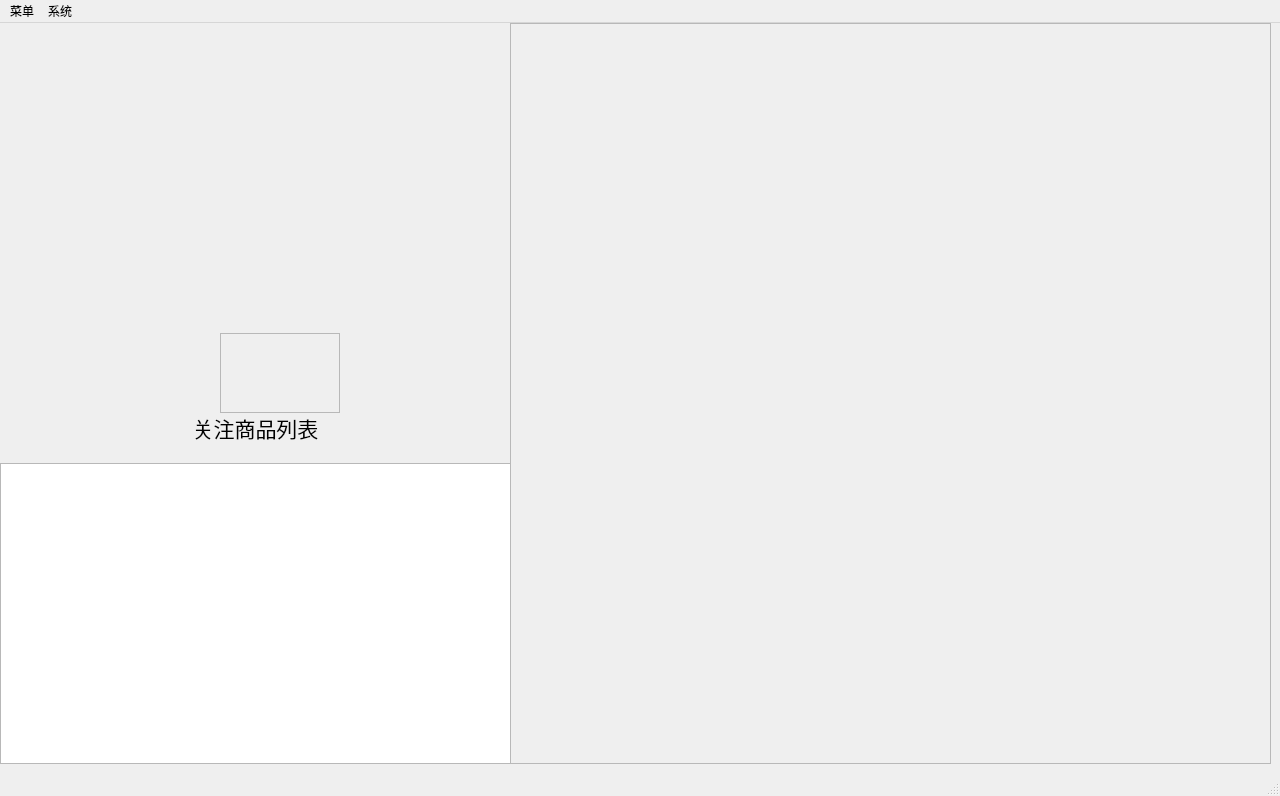
<?xml version="1.0" encoding="UTF-8"?>
<ui version="4.0">
 <class>MainWindow</class>
 <widget class="QMainWindow" name="MainWindow">
  <property name="geometry">
   <rect>
    <x>0</x>
    <y>0</y>
    <width>1280</width>
    <height>796</height>
   </rect>
  </property>
  <property name="minimumSize">
   <size>
    <width>1280</width>
    <height>796</height>
   </size>
  </property>
  <property name="maximumSize">
   <size>
    <width>1280</width>
    <height>796</height>
   </size>
  </property>
  <property name="windowTitle">
   <string>同行杀手</string>
  </property>
  <widget class="QWidget" name="centralwidget">
   <widget class="QFrame" name="frame">
    <property name="geometry">
     <rect>
      <x>220</x>
      <y>310</y>
      <width>120</width>
      <height>80</height>
     </rect>
    </property>
    <property name="frameShape">
     <enum>QFrame::StyledPanel</enum>
    </property>
    <property name="frameShadow">
     <enum>QFrame::Raised</enum>
    </property>
   </widget>
   <widget class="QScrollArea" name="scrollArea">
    <property name="geometry">
     <rect>
      <x>510</x>
      <y>0</y>
      <width>761</width>
      <height>741</height>
     </rect>
    </property>
    <property name="widgetResizable">
     <bool>true</bool>
    </property>
    <widget class="QWidget" name="scrollAreaWidgetContents">
     <property name="geometry">
      <rect>
       <x>0</x>
       <y>0</y>
       <width>759</width>
       <height>739</height>
      </rect>
     </property>
     <widget class="QWidget" name="gridLayoutWidget">
      <property name="geometry">
       <rect>
        <x>-1</x>
        <y>-1</y>
        <width>761</width>
        <height>741</height>
       </rect>
      </property>
      <layout class="QGridLayout" name="gridLayout"/>
     </widget>
    </widget>
   </widget>
   <widget class="QWidget" name="horizontalLayoutWidget">
    <property name="geometry">
     <rect>
      <x>0</x>
      <y>0</y>
      <width>511</width>
      <height>361</height>
     </rect>
    </property>
    <layout class="QHBoxLayout" name="horizontalLayout"/>
   </widget>
   <widget class="QLabel" name="label">
    <property name="geometry">
     <rect>
      <x>0</x>
      <y>360</y>
      <width>511</width>
      <height>89</height>
     </rect>
    </property>
    <property name="font">
     <font>
      <family>Adobe Devanagari</family>
      <pointsize>16</pointsize>
     </font>
    </property>
    <property name="text">
     <string>关注商品列表</string>
    </property>
    <property name="alignment">
     <set>Qt::AlignCenter</set>
    </property>
   </widget>
   <widget class="QListView" name="listView">
    <property name="geometry">
     <rect>
      <x>0</x>
      <y>440</y>
      <width>511</width>
      <height>301</height>
     </rect>
    </property>
   </widget>
  </widget>
  <widget class="QMenuBar" name="menubar">
   <property name="geometry">
    <rect>
     <x>0</x>
     <y>0</y>
     <width>1280</width>
     <height>26</height>
    </rect>
   </property>
   <widget class="QMenu" name="menu">
    <property name="title">
     <string>菜单</string>
    </property>
    <addaction name="action_head"/>
    <addaction name="action_evaluate"/>
    <addaction name="action_price"/>
    <addaction name="action_up"/>
   </widget>
   <widget class="QMenu" name="menu_sys">
    <property name="title">
     <string>系统</string>
    </property>
    <addaction name="action_about"/>
    <addaction name="action_out"/>
   </widget>
   <addaction name="menu"/>
   <addaction name="menu_sys"/>
  </widget>
  <widget class="QStatusBar" name="statusbar"/>
  <action name="action_head">
   <property name="text">
    <string>外设产品热卖榜</string>
   </property>
  </action>
  <action name="action_evaluate">
   <property name="text">
    <string>关注商品——中差评预警</string>
   </property>
  </action>
  <action name="action_price">
   <property name="text">
    <string>关注商品——价格变化预警</string>
   </property>
  </action>
  <action name="action_up">
   <property name="text">
    <string>更新关注商品信息</string>
   </property>
  </action>
  <action name="action_about">
   <property name="text">
    <string>关于</string>
   </property>
  </action>
  <action name="action_out">
   <property name="text">
    <string>退出</string>
   </property>
  </action>
 </widget>
 <resources/>
 <connections/>
</ui>
